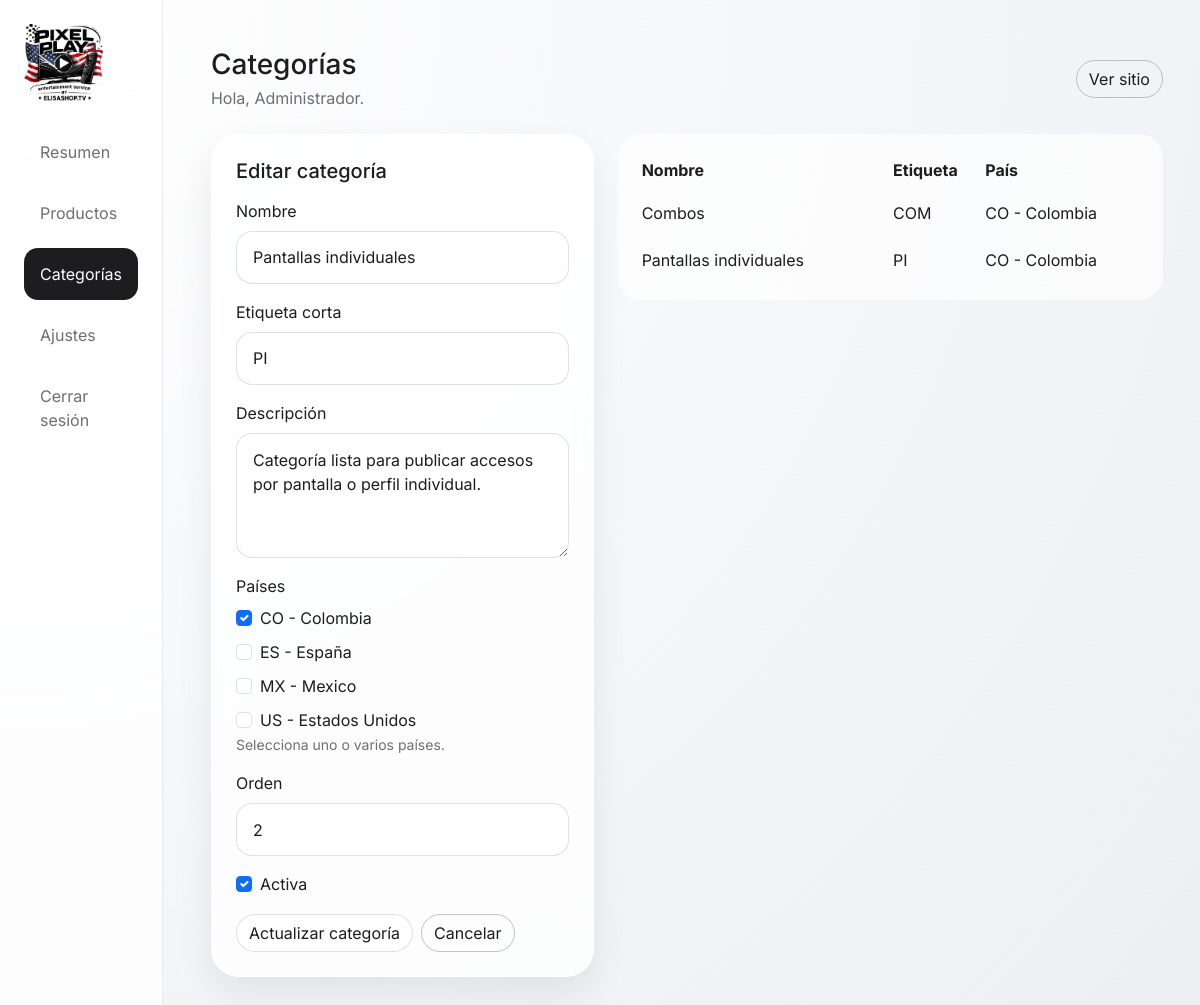
The app's page /admin/categories.php?edit=2 (signed in) with its own data.
### tables this page shows
CREATE TABLE categories (
    id INT UNSIGNED AUTO_INCREMENT PRIMARY KEY,
    name VARCHAR(120) NOT NULL,
    short_label VARCHAR(8) DEFAULT NULL,
    description TEXT DEFAULT NULL,
    country_code CHAR(2) NOT NULL DEFAULT 'CO',
    country_codes VARCHAR(64) NOT NULL DEFAULT 'CO',
    sort_order INT NOT NULL DEFAULT 0,
    status TINYINT(1) NOT NULL DEFAULT 1,
    created_at TIMESTAMP DEFAULT CURRENT_TIMESTAMP
);

### includes/functions.php (called while the page is built, shortened)
<?php
function e(?string $value): string
{
    return htmlspecialchars($value ?? '', ENT_QUOTES, 'UTF-8');
}
function get_supported_countries(): array
{
    return [
        'CO' => 'Colombia',
        'ES' => 'España',
        'MX' => 'Mexico',
        'US' => 'Estados Unidos',
    ];
}
function normalize_country_code(?string $countryCode): string
{
    $countryCode = strtoupper(trim((string) $countryCode));
    $supportedCountries = get_supported_countries();
    return array_key_exists($countryCode, $supportedCountries) ? $countryCode : 'CO';
}
function normalize_country_codes(array $countryCodes): array
{
    $normalized = [];
    foreach ($countryCodes as $countryCode) {
        $code = normalize_country_code((string) $countryCode);
        $normalized[$code] = $code;
    }
    return array_values($normalized);
}

### admin/categories.php (the view, shortened to what this page needs)
<?php
require __DIR__ . '/partials.php';
$supportedCountries = get_supported_countries();
$editingCategoryId = (int) ($_GET['edit'] ?? 0);
$editingCategory = null;
if ($editingCategoryId > 0) {
    $editStmt = $pdo->prepare('SELECT * FROM categories WHERE id = ?');
    $editStmt->execute([$editingCategoryId]);
    $editingCategory = $editStmt->fetch() ?: null;
}
$categories = $pdo->query('SELECT * FROM categories ORDER BY sort_order ASC, name ASC')->fetchAll();
$isEditing = is_array($editingCategory);
$selectedCountries = $isEditing
    ? normalize_country_codes(explode(',', (string) ($editingCategory['country_codes'] ?: $editingCategory['country_code'])))
    : ['CO'];
?>
<div class="row g-4">
    <div class="col-lg-5">
        <div class="glass-panel p-4">
            <h2 class="h5 text-white mb-3"><?= $isEditing ? 'Editar categoría' : 'Nueva categoría'; ?></h2>
            <form method="post" class="d-grid gap-3">
                <div>
                    <label class="form-label text-white">Nombre</label>
                    <input type="text" name="name" class="form-control" value="<?= e($editingCategory['name'] ?? ''); ?>" required>
                </div>
                <div>
                    <label class="form-label text-white">Etiqueta corta</label>
                    <input type="text" name="short_label" class="form-control" maxlength="8" placeholder="CP" value="<?= e($editingCategory['short_label'] ?? ''); ?>">
                </div>
                <div>
                    <label class="form-label text-white">Descripción</label>
                    <textarea name="description" class="form-control" rows="4"><?= e($editingCategory['description'] ?? ''); ?></textarea>
                </div>
                <div>
                    <label class="form-label text-white">Países</label>
                    <div class="d-grid gap-2">
                        <?php foreach ($supportedCountries as $countryCode => $countryName): ?>
                            <label class="form-check text-white">
                                <input class="form-check-input" type="checkbox" name="country_codes[]" value="<?= e($countryCode); ?>" <?= in_array($countryCode, $selectedCountries, true) ? 'checked' : ''; ?>>
                                <span class="form-check-label"><?= e($countryCode . ' - ' . $countryName); ?></span>
                            </label>
                        <?php endforeach; ?>
                    </div>
                    <div class="small text-secondary">Selecciona uno o varios países.</div>
                </div>
                <div>
                    <label class="form-label text-white">Orden</label>
                    <input type="number" name="sort_order" class="form-control" value="<?= e((string) ($editingCategory['sort_order'] ?? 0)); ?>">
                </div>
                <div class="form-check">
                    <input class="form-check-input" type="checkbox" name="status" id="status" <?= !$isEditing || (int) ($editingCategory['status'] ?? 0) === 1 ? 'checked' : ''; ?>>
                    <label class="form-check-label text-white" for="status">Activa</label>
                </div>
                <div class="d-flex flex-wrap gap-2">
                    <button type="submit" class="btn btn-light rounded-pill"><?= $isEditing ? 'Actualizar categoría' : 'Guardar categoría'; ?></button>
                    <?php if ($isEditing): ?>
                        <a href="categories.php" class="btn btn-outline-light rounded-pill">Cancelar</a>
                    <?php endif; ?>
                </div>
            </form>
        </div>
    </div>
    <div class="col-lg-7">
        <div class="table-dark-glass p-3">
            <div class="table-responsive admin-table-scroll">
                <table class="table table-borderless align-middle mb-0 text-white admin-data-table">
                    <thead>
                        <tr class="text-secondary">
                            <th>Nombre</th>
                            <th>Etiqueta</th>
                            <th>País</th>
                        </tr>
                    </thead>
                    <tbody>
                    <?php foreach ($categories as $category): ?>
                        <?php
                            $categoryCountries = normalize_country_codes(explode(',', (string) ($category['country_codes'] ?: $category['country_code'])));
                            $categoryCountryLabels = [];
                            foreach ($categoryCountries as $categoryCountryCode) {
                                $categoryCountryLabels[] = $categoryCountryCode . ' - ' . ($supportedCountries[$categoryCountryCode] ?? $categoryCountryCode);
                            }
                        ?>
                        <tr>
                            <td><?= e($category['name']); ?></td>
                            <td><?= e($category['short_label']); ?></td>
                            <td><?= e(implode(', ', $categoryCountryLabels)); ?></td>
                        </tr>
                    <?php endforeach; ?>
                    </tbody>
                </table>
            </div>
        </div>
    </div>
</div>

### assets/css/style.css (style rules this page uses)
:root { --bg: #6a6a6f; --bg-soft: #5a5a60; --surface: rgba(255, 255, 255, 0.16); --surface-strong: rgba(255, 255, 255, 0.22); --border: rgba(255, 255, 255, 0.28); --text: #ffffff; --muted: #ececf1; --primary: #f5f5f7; --shadow: 0 24px 55px rgba(0, 0, 0, 0.28); --menu-height: 112px; }
* { box-sizing: border-box; }
html { scroll-behavior: smooth; scroll-padding-top: calc(var(--menu-height) + 18px); }
body { font-family: 'Inter', sans-serif; background: radial-gradient(circle at top right, rgba(255,255,255,0.24), transparent 34%), radial-gradient(circle at bottom left, rgba(0,0,0,0.18), transparent 28%), linear-gradient(140deg, #7a7a80, #67676d), var(--bg); color: var(--text); }
.glass-nav, .glass-panel, .category-card, .product-card, .contact-card, .showcase-card { background: var(--surface); backdrop-filter: blur(18px); -webkit-backdrop-filter: blur(18px); border: 1px solid var(--border); box-shadow: var(--shadow); }
.glass-panel, .category-card, .product-card, .contact-card, .showcase-card { border-radius: 28px; }
.btn-outline-light { border-color: rgba(255,255,255,0.2); }
.table, .form-control, .form-select { --bs-body-bg: rgba(255,255,255,.05); --bs-body-color: #fff; --bs-border-color: rgba(255,255,255,0.15); }
.form-control, .form-select { background: rgba(255,255,255,0.05); color: #fff; border-radius: 16px; padding: .85rem 1rem; }
.table-dark-glass { background: rgba(255,255,255,0.04); color: #fff; border-radius: 24px; overflow: hidden; }
.admin-table-scroll { overflow-x: auto; -webkit-overflow-scrolling: touch; }
.admin-data-table { min-width: 920px; }
.admin-data-table th, .admin-data-table td { white-space: nowrap; }
.admin-data-table td:first-child { white-space: normal; min-width: 220px; }
.admin-data-table td:nth-child(3) { white-space: normal; min-width: 220px; }
.admin-site { background: radial-gradient(circle at top left, rgba(255,255,255,0.98), rgba(246,247,249,0.98) 48%, rgba(236,238,241,0.98) 100%), #f5f5f7; color: #1d1d1f; }
.admin-site .glass-panel, .admin-site .login-card { background: rgba(255,255,255,0.78); border: 1px solid rgba(255,255,255,0.95); box-shadow: 0 16px 36px rgba(15, 23, 42, 0.08); }
.admin-site .text-white, .admin-site .sidebar .navbar-brand, .admin-site h1, .admin-site h2, .admin-site h3, .admin-site h4, .admin-site h5 { color: #1d1d1f !important; }
.admin-site .text-secondary, .admin-site .benefits-list, .admin-site .sidebar .nav-link { color: #6e6e73 !important; }
.admin-site .form-control, .admin-site .form-select, .admin-site textarea.form-control { background: rgba(255,255,255,0.96); color: #1d1d1f; border: 1px solid rgba(10,10,10,0.12); }
.admin-site .table, .admin-site .admin-data-table { --bs-table-bg: transparent; --bs-table-color: #1d1d1f; --bs-table-border-color: rgba(0,0,0,0.08); }
.admin-site .table-dark-glass { background: rgba(255,255,255,0.72); color: #1d1d1f; }
.admin-site .btn-light { background: #ffffff; border: 1px solid rgba(0,0,0,0.12); color: #1d1d1f; }
.admin-site .btn-outline-light { border-color: rgba(0,0,0,0.22); color: #1d1d1f; }

### records on screen
categories: name "Pantallas individuales", short_label "PI", description "Categoría lista para publicar accesos por pantalla o perfil individual.", country_codes "☑", sort_order "2", status "☑", categoryCountryLabels "CO - Colombia"
categories: name "Combos", short_label "COM", categoryCountryLabels "CO - Colombia"

### other values on screen
$title "Categorías"
$_SESSION['admin_name'] "Administrador"
$countryCode . ' - ' . $countryName "CO - Colombia"
$countryCode . ' - ' . $countryName "ES - España"
$countryCode . ' - ' . $countryName "MX - Mexico"
$countryCode . ' - ' . $countryName "US - Estados Unidos"
